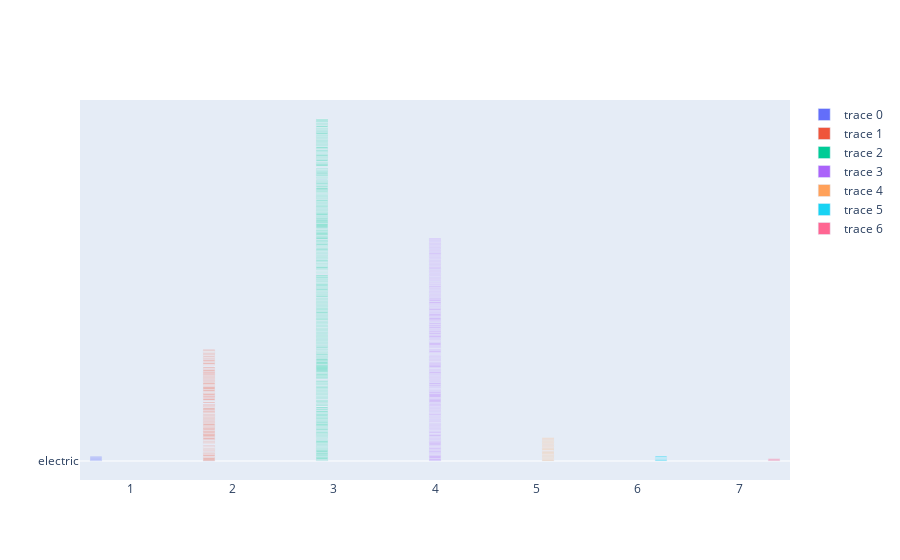

The notebook cell this image was saved under:
### Code cell
fig = go.Figure()
for c, group in df.groupby('bedrooms'):
    fig.add_trace(go.Bar(x=group['bedrooms'], y=group['fuel']))
fig.show()

### Figure 1 — Plotly figure (JSON) as saved in the notebook; plotly's stock layout.template omitted (floating-point values rounded to 4 significant figures; data arrays with more than 128 entries replaced by an {"elided": "..."} marker saying what was removed)
{"data": [{"type": "bar", "x": [1, 1, 1, 1, 1, 1, 1], "y": ["electric", "gas", "gas", "oil", "oil", "oil", "oil"]}, {"type": "bar", "x": {"elided": "348 int values"}, "y": {"elided": "348 str values"}}, {"type": "bar", "x": {"elided": "822 int values"}, "y": {"elided": "822 str values"}}, {"type": "bar", "x": {"elided": "487 int values"}, "y": {"elided": "487 str values"}}, {"type": "bar", "x": [5, 5, 5, 5, 5, 5, 5, 5, 5, 5, 5, 5, 5, 5, 5, 5, 5, 5, 5, 5, 5, 5, 5, 5, 5, 5, 5, 5, 5, 5, 5, 5, 5, 5, 5, 5, 5, 5, 5, 5, 5, 5, 5, 5, 5, 5, 5, 5, 5, 5, 5, 5, 5], "y": ["oil", "gas", "electric", "gas", "gas", "gas", "gas", "gas", "gas", "gas", "gas", "gas", "gas", "gas", "gas", "gas", "gas", "gas", "oil", "gas", "gas", "gas", "gas", "gas", "electric", "electric", "gas", "gas", "oil", "gas", "gas", "gas", "gas", "gas", "gas", "gas", "gas", "gas", "gas", "gas", "gas", "gas", "gas", "gas", "gas", "gas", "gas", "gas", "gas", "gas", "gas", "gas", "gas"]}, {"type": "bar", "x": [6, 6, 6, 6, 6, 6, 6, 6], "y": ["oil", "oil", "gas", "gas", "gas", "gas", "gas", "oil"]}, {"type": "bar", "x": [7, 7, 7], "y": ["oil", "gas", "oil"]}], "layout": {}}
